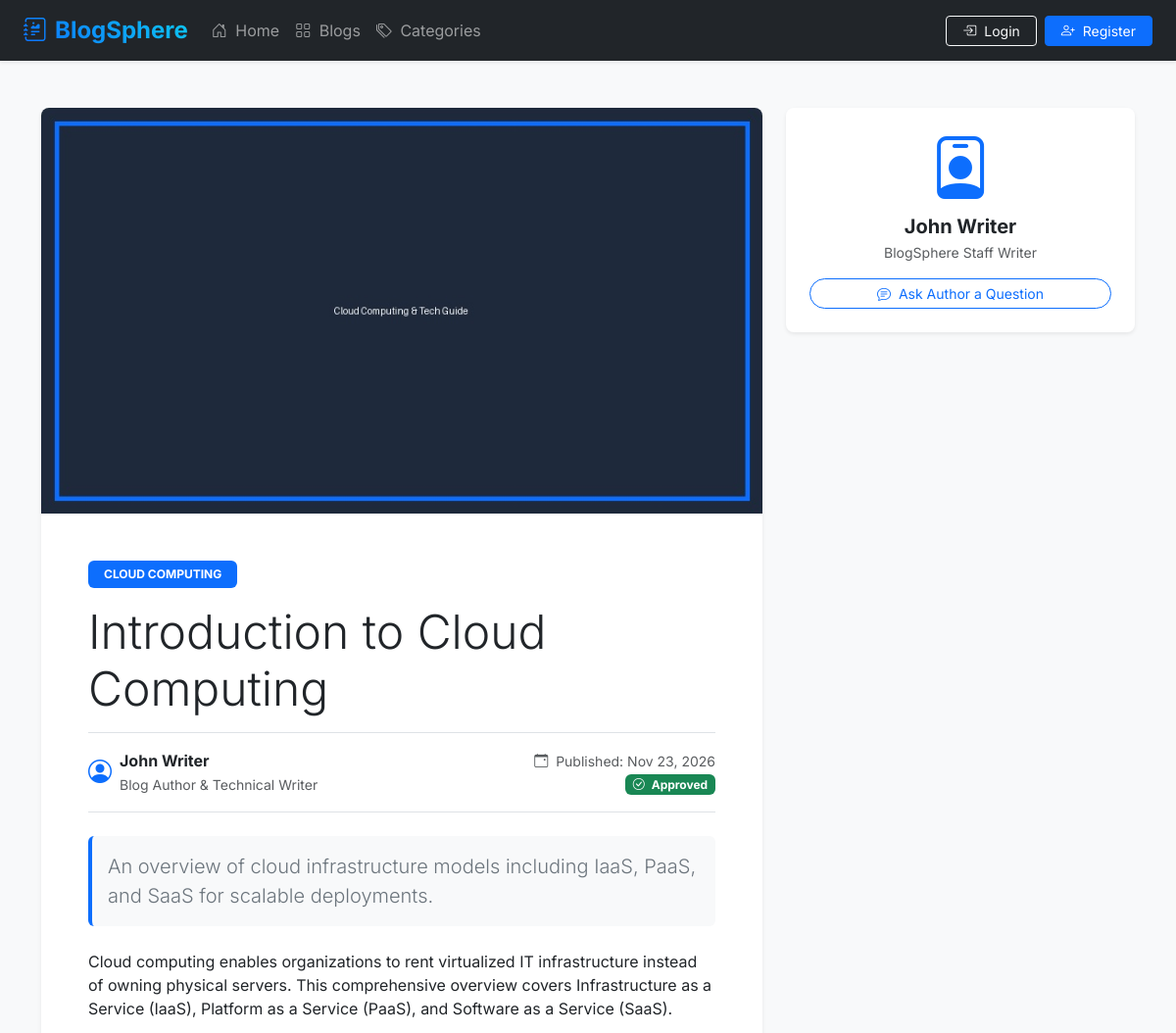
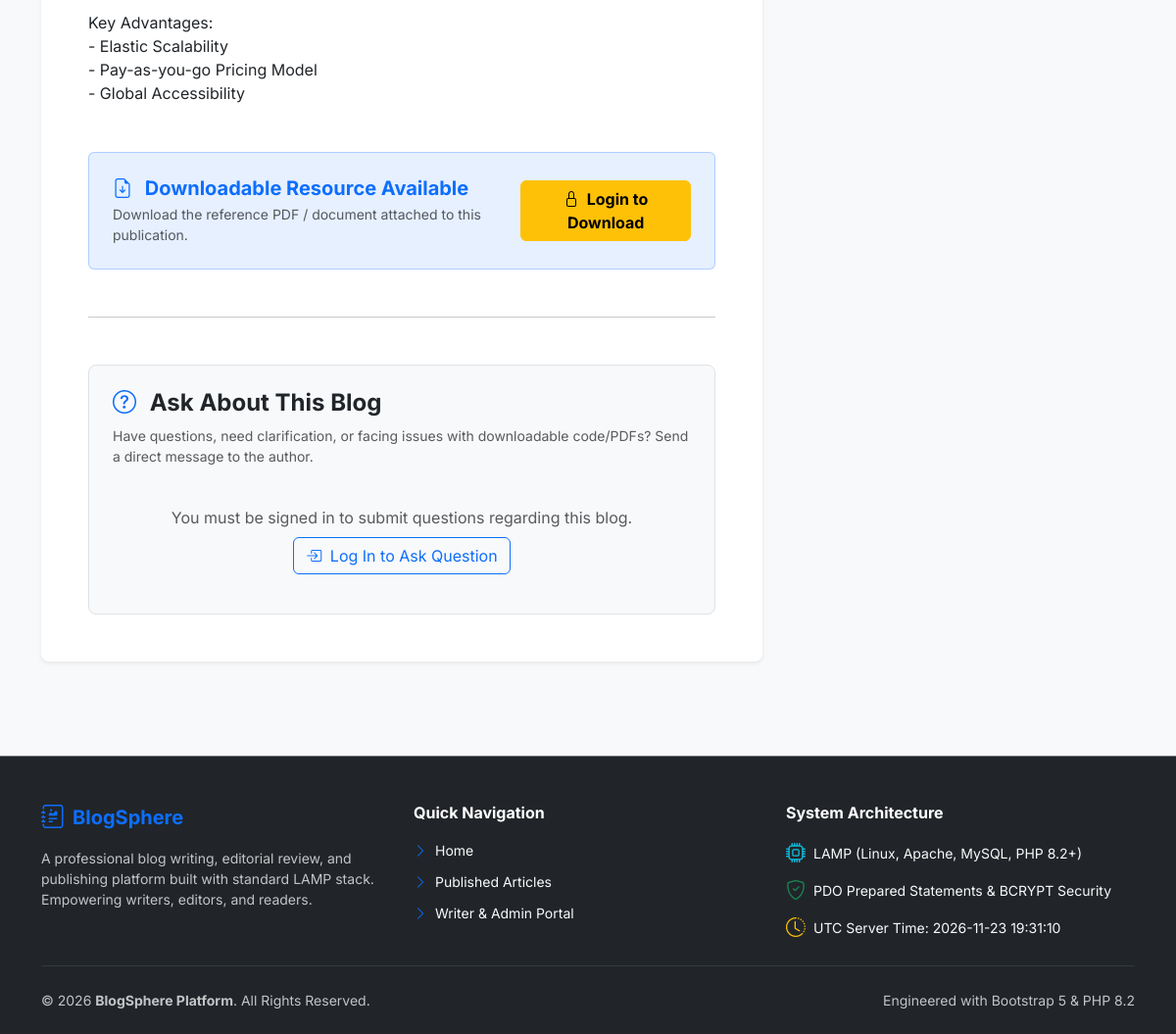
Page /user/blog_details.php?id=1 on the committed database (2 pictures, top to bottom).
### tables this page shows
CREATE TABLE `blogs` (
  `id` INT AUTO_INCREMENT PRIMARY KEY,
  `employee_id` INT NOT NULL,
  `category_id` INT DEFAULT NULL,
  `title` VARCHAR(255) NOT NULL,
  `slug` VARCHAR(255) UNIQUE,
  `short_description` TEXT,
  `meta_title` VARCHAR(255) DEFAULT NULL,
  `meta_description` VARCHAR(500) DEFAULT NULL,
  `meta_keywords` VARCHAR(255) DEFAULT NULL,
  `canonical_url` VARCHAR(255) DEFAULT NULL,
  `content` LONGTEXT NOT NULL,
  `content_type` ENUM('text','html') DEFAULT 'text',
  `featured_image` VARCHAR(255) DEFAULT NULL,
  `downloadable_file` VARCHAR(255) DEFAULT NULL,
  `status` ENUM('draft', 'pending', 'approved', 'rejected') DEFAULT 'draft',
  `rejection_reason` TEXT DEFAULT NULL,
  `submitted_at` DATETIME DEFAULT NULL,
  `reviewed_at` DATETIME DEFAULT NULL,
  `reviewed_by` INT DEFAULT NULL,
  `created_at` TIMESTAMP DEFAULT CURRENT_TIMESTAMP,
  `updated_at` TIMESTAMP DEFAULT CURRENT_TIMESTAMP ON UPDATE CURRENT_TIMESTAMP,
  FOREIGN KEY (`employee_id`) REFERENCES `users`(`id`) ON DELETE CASCADE,
  FOREIGN KEY (`category_id`) REFERENCES `categories`(`id`) ON DELETE SET NULL,
  FOREIGN KEY (`reviewed_by`) REFERENCES `users`(`id`) ON DELETE SET NULL
);

CREATE TABLE `categories` (
  `id` INT AUTO_INCREMENT PRIMARY KEY,
  `name` VARCHAR(100) NOT NULL,
  `description` TEXT,
  `created_at` TIMESTAMP DEFAULT CURRENT_TIMESTAMP
);

CREATE TABLE `users` (
  `id` INT AUTO_INCREMENT PRIMARY KEY,
  `username` VARCHAR(100) UNIQUE NOT NULL,
  `name` VARCHAR(100) NOT NULL,
  `email` VARCHAR(150) UNIQUE NOT NULL,
  `password` VARCHAR(255) NOT NULL,
  `role` ENUM('admin','employee','user') NOT NULL DEFAULT 'user',
  `profile_image` VARCHAR(255) DEFAULT NULL,
  `status` ENUM('active','inactive','blocked') DEFAULT 'active',
  `created_at` TIMESTAMP DEFAULT CURRENT_TIMESTAMP
);

### includes/functions.php (called while the page is built, shortened)
<?php
function isLoggedIn() {
    return isset($_SESSION['user_id']) && !empty($_SESSION['user_id']);
}
function formatDate($dateStr, $format = 'M d, Y') {
    $time = strtotime($dateStr);
    return date($format, $time);
}

### user/blog_details.php (the view, shortened to what this page needs)
<?php
require_once __DIR__ . '/../includes/functions.php';
$pdo = getDBConnection();
$blogId = isset($_GET['id']) ? (int)$_GET['id'] : 0;
$stmt = $pdo->prepare("
    SELECT b.*, c.name AS category_name, u.name AS author_name, u.email AS author_email
    FROM blogs b
    LEFT JOIN categories c ON b.category_id = c.id
    LEFT JOIN users u ON b.employee_id = u.id
    WHERE b.id = ?
");
$stmt->execute([$blogId]);
$blog = $stmt->fetch();
include __DIR__ . '/../includes/header.php';
?>
<div class="container py-5">
    <div class="row g-4">
        <div class="col-lg-8">
            <article class="card border-0 shadow-sm rounded-3 overflow-hidden">
                <?php
                    $imagePath = BASE_URL . 'assets/images/default-blog.jpg';
                    if (!empty($blog['featured_image']) && file_exists(BLOG_IMAGE_UPLOAD_DIR . $blog['featured_image'])) {
                        $imagePath = BASE_URL . 'uploads/blog_images/' . $blog['featured_image'];
                    }
                ?>
                <img src="<?= $imagePath ?>" class="w-100" style="max-height: 420px; object-fit: cover;" alt="<?= htmlspecialchars($blog['title']) ?>">
                <div class="card-body p-4 p-md-5">
                    <?php if ($blog['category_name']): ?>
                        <span class="badge bg-primary mb-3 px-3 py-2 text-uppercase fs-7"><?= htmlspecialchars($blog['category_name']) ?></span>
                    <?php endif; ?>
                    <h1 class="fw-extrabold display-5 text-dark mb-3"><?= htmlspecialchars($blog['title']) ?></h1>
                    <div class="d-flex flex-wrap align-items-center justify-content-between text-muted border-top border-bottom py-3 mb-4">
                        <div class="d-flex align-items-center gap-2">
                            <i class="bi bi-person-circle fs-4 text-primary"></i>
                            <div>
                                <strong class="text-dark d-block"><?= htmlspecialchars($blog['author_name'] ?? 'Author') ?></strong>
                                <small class="text-muted">Blog Author &amp; Technical Writer</small>
                            </div>
                        </div>
                        <div class="text-end">
                            <small class="d-block"><i class="bi bi-calendar-event me-1"></i> Published: <?= formatDate($blog['created_at']) ?></small>
                            <span class="badge bg-success text-capitalize"><i class="bi bi-check-circle me-1"></i> <?= htmlspecialchars($blog['status']) ?></span>
                        </div>
                    </div>
                    <?php if (!empty($blog['short_description'])): ?>
                        <div class="lead bg-light p-3 rounded border-start border-primary border-4 mb-4 text-secondary italic">
                            <?= htmlspecialchars($blog['short_description']) ?>
                        </div>
                    <?php endif; ?>
                    <?php if (($blog['content_type'] ?? 'text') === 'html'): ?>
                        <div class="blog-rendered-html-output my-4">
                            <?= $blog['content'] ?>
                        </div>
                    <?php else: ?>
                        <div class="blog-content-body my-4">
                            <?= nl2br(htmlspecialchars($blog['content'])) ?>
                        </div>
                    <?php endif; ?>
                    <?php if (!empty($blog['downloadable_file'])): ?>
                        <div class="card bg-primary bg-opacity-10 border-primary border-opacity-25 my-5">
                            <div class="card-body p-4 d-flex flex-column flex-sm-row justify-content-between align-items-center gap-3">
                                <div>
                                    <h5 class="fw-bold text-primary mb-1"><i class="bi bi-file-earmark-arrow-down me-2"></i> Downloadable Resource Available</h5>
                                    <p class="text-muted small mb-0">Download the reference PDF / document attached to this publication.</p>
                                </div>
                                <?php if (isLoggedIn()): ?>
                                    <a href="<?= BASE_URL ?>user/download.php?id=<?= $blog['id'] ?>" class="btn btn-success btn-lg fw-bold px-4">
                                        <i class="bi bi-download me-2"></i> Download File
                                    </a>
                                <?php else: ?>
                                    <a href="<?= BASE_URL ?>auth/login.php" class="btn btn-warning fw-bold">
                                        <i class="bi bi-lock me-1"></i> Login to Download
                                    </a>
                                <?php endif; ?>
                            </div>
                        </div>
                    <?php endif; ?>
                    <hr class="my-5">
                    <div id="query-form-section" class="bg-light p-4 rounded-3 border">
                        <h4 class="fw-bold mb-2"><i class="bi bi-question-circle text-primary me-2"></i> Ask About This Blog</h4>
                        <p class="text-muted small mb-4">Have questions, need clarification, or facing issues with downloadable code/PDFs? Send a direct message to the author.</p>
                        <?php if (isLoggedIn()): ?>
                            <form action="<?= BASE_URL ?>user/blog_details.php?id=<?= $blog['id'] ?>#query-form-section" method="POST">
                                <input type="hidden" name="csrf_token" value="<?= generateCSRFToken() ?>">
                                <input type="hidden" name="submit_query" value="1">
                                <div class="mb-3">
                                    <label for="subject" class="form-label fw-semibold">Subject / Question Summary</label>
                                    <input type="text" class="form-control" id="subject" name="subject" required placeholder="e.g. Question regarding code snippet on line 42" value="<?= htmlspecialchars($_POST['subject'] ?? '') ?>">
                                </div>
                                <div class="mb-3">
                                    <label for="message" class="form-label fw-semibold">Your Question / Clarification Request</label>
                                    <textarea class="form-control" id="message" name="message" rows="4" required placeholder="Describe what you would like the author to clarify..."><?= htmlspecialchars($_POST['message'] ?? '') ?></textarea>
                                </div>
                                <button type="submit" class="btn btn-primary fw-bold px-4">
                                    <i class="bi bi-send me-1"></i> Send Question to Author
                                </button>
                            </form>
                        <?php else: ?>
                            <div class="text-center py-3">
                                <p class="text-muted mb-2">You must be signed in to submit questions regarding this blog.</p>
                                <a href="<?= BASE_URL ?>auth/login.php" class="btn btn-outline-primary"><i class="bi bi-box-arrow-in-right me-1"></i> Log In to Ask Question</a>
                            </div>
                        <?php endif; ?>
                    </div>
                </div>
            </article>
        </div>
        <div class="col-lg-4">
            <div class="card border-0 shadow-sm mb-4 rounded-3 text-center p-4">
                <i class="bi bi-person-badge display-3 text-primary mb-2"></i>
                <h5 class="fw-bold mb-1"><?= htmlspecialchars($blog['author_name'] ?? 'Author') ?></h5>
                <p class="text-muted small mb-3">BlogSphere Staff Writer</p>
                <button id="btn-ask-question" class="btn btn-outline-primary btn-sm rounded-pill w-100">
                    <i class="bi bi-chat-text me-1"></i> Ask Author a Question
                </button>
            </div>
        </div>
    </div>
</div>
<?php include __DIR__ . '/../includes/footer.php'; ?>

### assets/css/style.css (style rules this page uses)
body { font-family: 'Inter', -apple-system, BlinkMacSystemFont, "Segoe UI", Roboto, sans-serif; color: #2b2d42; background-color: #f8f9fa; }

### includes/header.php (style rules this page uses)
body { font-family: 'Inter', -apple-system, sans-serif; background-color: #f8f9fa; color: #2b2d42; margin: 0; padding: 0; }

### rows in the picture
blogs: featured_image (picture), category.name "CLOUD COMPUTING", title "Introduction to Cloud Computing", employee.name "John Writer", created_at "Nov 23, 2026", status "Approved", short_description "An overview of cloud infrastructure models including IaaS, PaaS, and SaaS for scalable deployments.", content "Cloud computing enables organizations to rent virtualized IT infrastructure instead of owning physical servers. This comprehensive overview covers Infrastructure as a Service (IaaS), Platform as a Service (PaaS), and Software as a Service (SaaS). Key Advantages: - Elastic Scalability - Pay-as-you-go Pricing Model - Global Accessibility"
